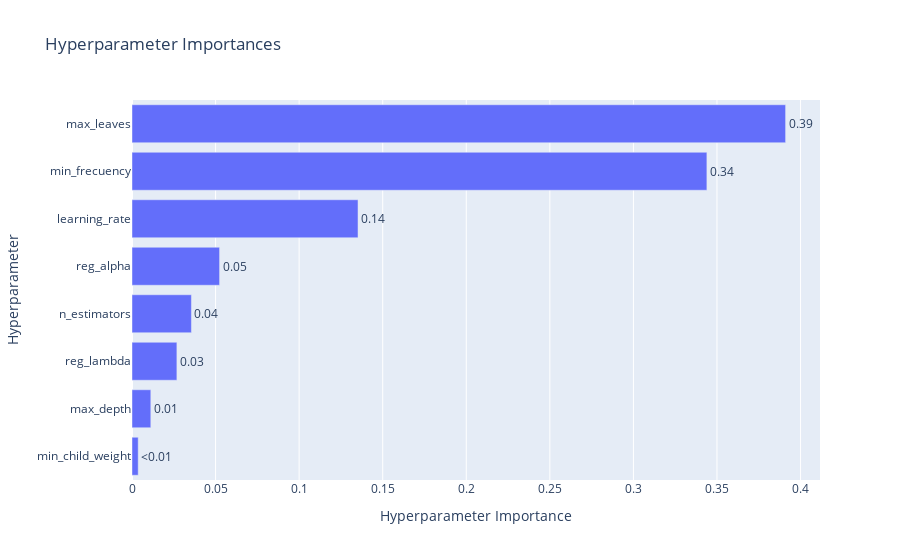

Notebook code cell kept with this figure:
### Markdown cell above
Observando el grafico de coordenadas paralelas, se aprecia una clara relación positiva entre los hiperparametros "learning_rate" y "min_child_weight", que coinciden con los casos en los cuales el MAE es cercano a su valor minimo óptimo. Por ende, es claro que para obtener un buen rendimiento en el modelo, estos dos hiperparametros deben ser altos.

### Code cell
plot_param_importances(study)

### Figure 1 — Plotly figure (JSON) as saved in the notebook; plotly's stock layout.template omitted (floating-point values rounded to 4 significant figures)
{"data": [{"cliponaxis": false, "hovertemplate": ["min_child_weight (IntDistribution): 0.003709697642664863<extra></extra>", "max_depth (IntDistribution): 0.011251815700110114<extra></extra>", "reg_lambda (FloatDistribution): 0.026857115049590145<extra></extra>", "n_estimators (IntDistribution): 0.035540496513374806<extra></extra>", "reg_alpha (FloatDistribution): 0.052400970074149476<extra></extra>", "learning_rate (FloatDistribution): 0.13522737316373626<extra></extra>", "min_frecuency (FloatDistribution): 0.3439585096930268<extra></extra>", "max_leaves (IntDistribution): 0.3910540221633476<extra></extra>"], "name": "Objective Value", "orientation": "h", "text": ["<0.01", "0.01", "0.03", "0.04", "0.05", "0.14", "0.34", "0.39"], "textposition": "outside", "type": "bar", "x": [0.00371, 0.01125, 0.02686, 0.03554, 0.0524, 0.1352, 0.344, 0.3911], "y": ["min_child_weight", "max_depth", "reg_lambda", "n_estimators", "reg_alpha", "learning_rate", "min_frecuency", "max_leaves"]}], "layout": {"title": {"text": "Hyperparameter Importances"}, "xaxis": {"title": {"text": "Hyperparameter Importance"}}, "yaxis": {"title": {"text": "Hyperparameter"}}}}
